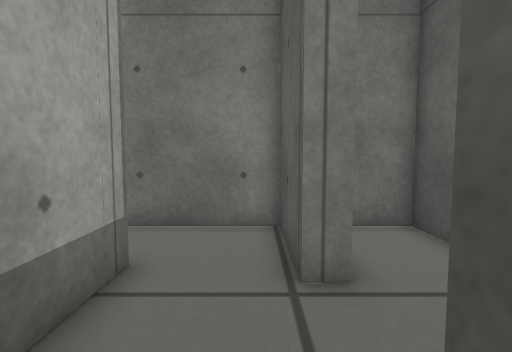
View 1 (above)

20 first-person views from a walk through a Gazebo world. The camera is 0.38 m above the floor, tilts 4° down and sees 85° across. The floor is counted in squares, 0.2 m on a side. Each view is taken from the middle of a square. On the plan, view 1 faces up. The plan holds only what a view shows up to about 16 squares ahead; the rest is blank.

View 2
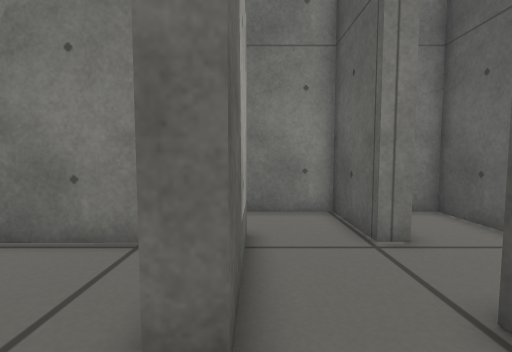

View 3
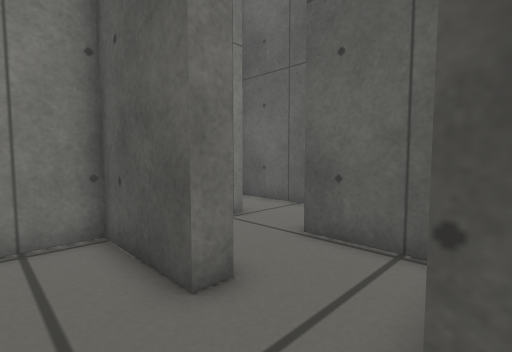

View 4
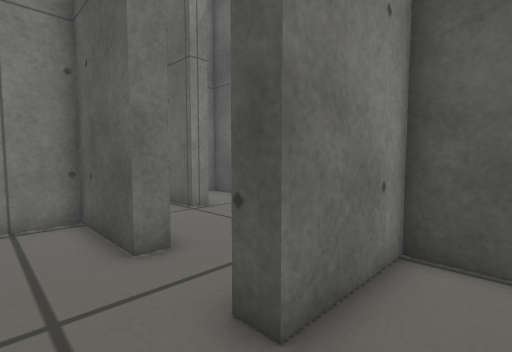

View 5
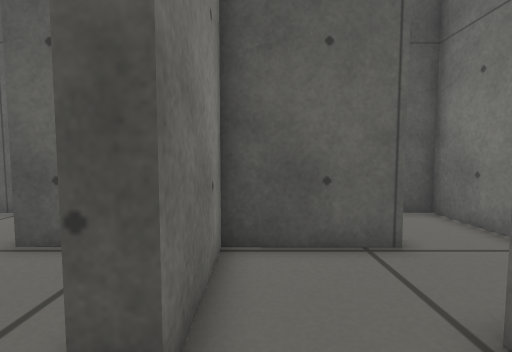

View 6
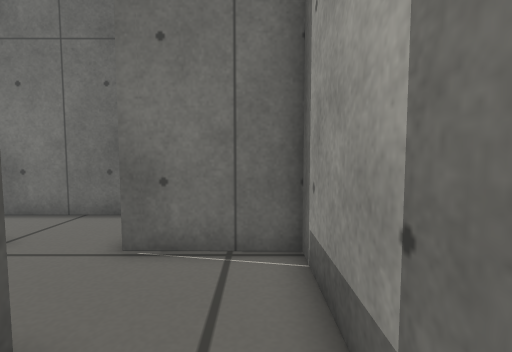

View 7
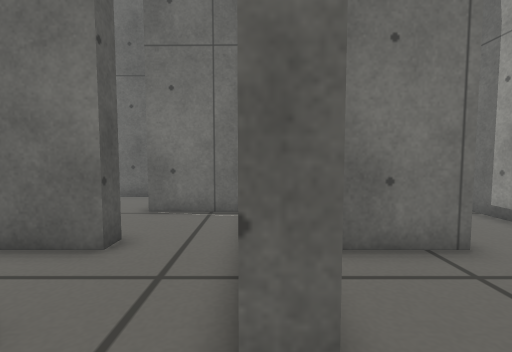

View 8
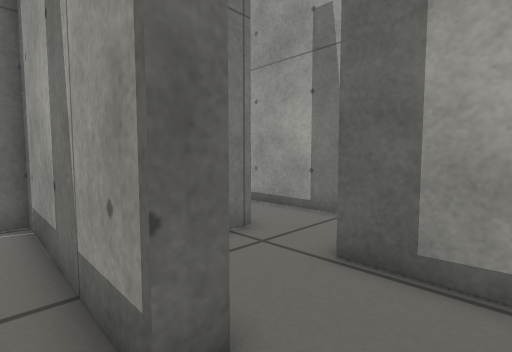

View 9
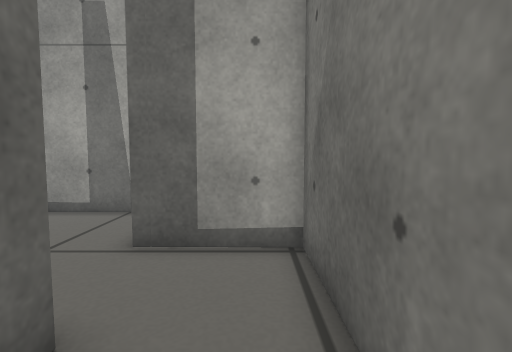

View 10
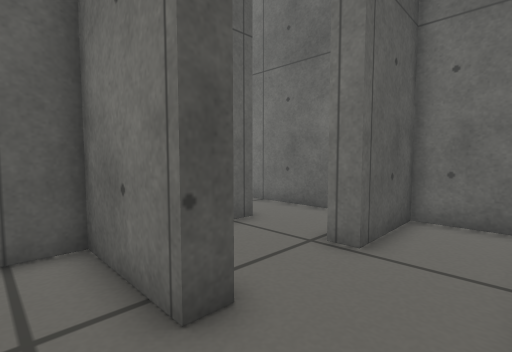

View 11
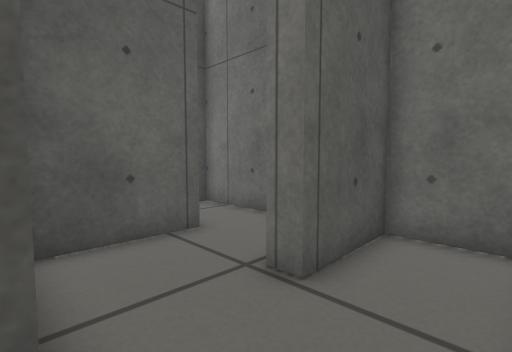

View 12
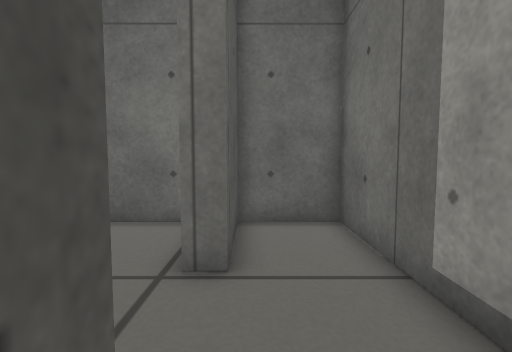

View 13
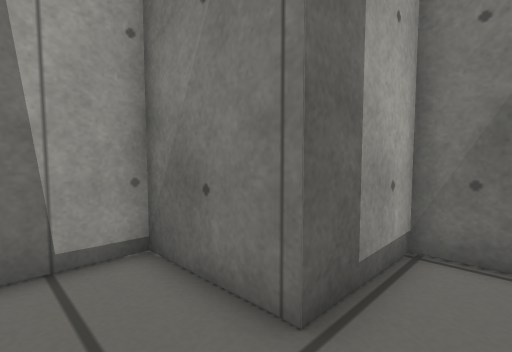

View 14
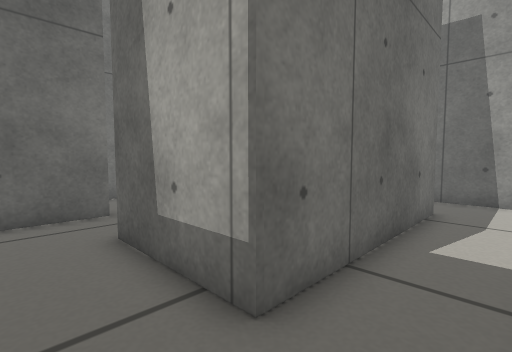

View 15
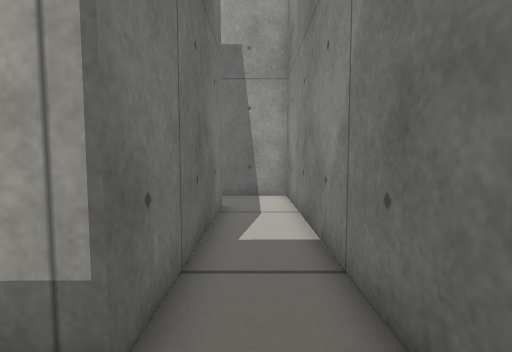

View 16
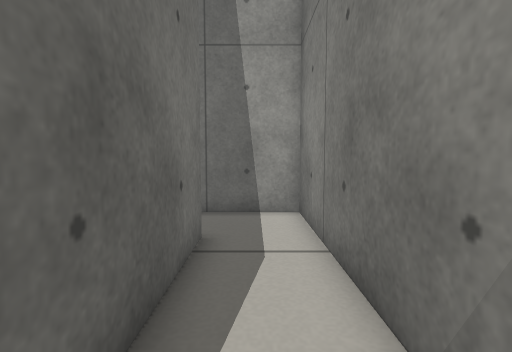

View 17
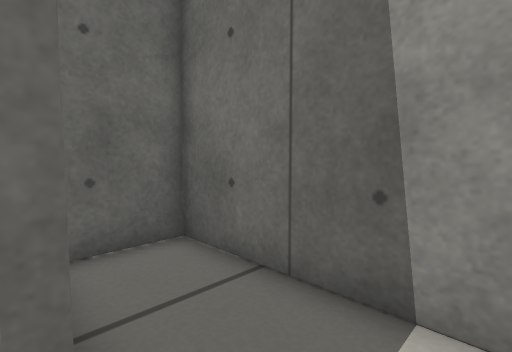

View 18
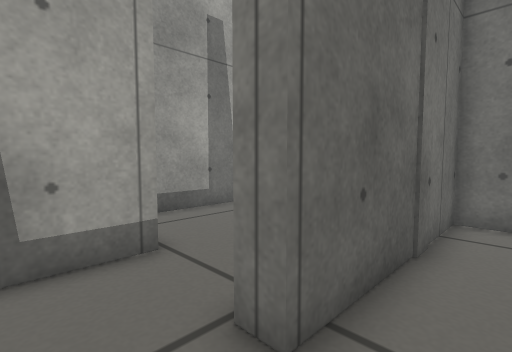

View 19
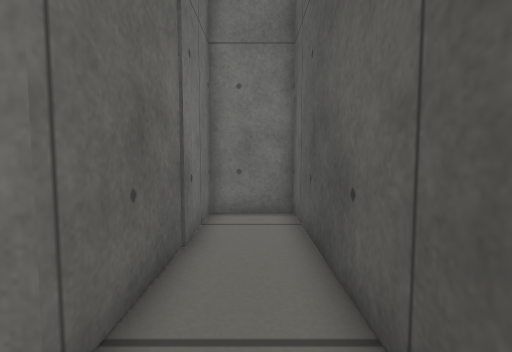

View 20
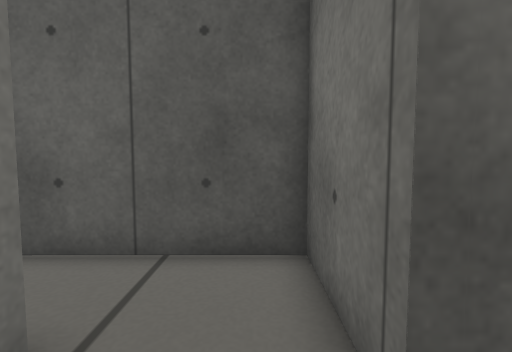

### Floor plan
Ten units are one square. View 1 is at (0, 0); x grows to the right and y downward. Boxes are objects, and circles mark ways between rooms. Rooms are numbered by the first view taken in them; rooms with no view inside come last. Other rooms are left out.
<svg viewBox="-139 -80 187 185">
<path fill="none" stroke="#000" d="M7 17 7 -10M-29 25 -3 25M-22 -3 -29 -3M-29 33 -29 25M-59 -10 -59 34M7 70 7 33 -29 33M-59 34 -59 64 -22 65 -22 75M-67 -10 -59 -10M-56 -40 -97 -40 -97 -3M-29 -3 -29 -40 -56 -40M-97 -3 -134 -3 -134 34M-103 34 -103 25M-103 25 -67 25 -66 12M-105 -47 -22 -48M7 -40 8 -75 -134 -75 -134 -11 -110 -11M6 99 43 99 42 -3 15 -3 14 70 7 70M-22 -48 -22 -3M-134 34 -134 100 -105 100 -105 64 -97 64M15 -41 7 -40M7 -10 42 -10 42 -75 26 -75M-67 72 -67 36M-89 100 -29 99M-22 75 -22 89M-11 99 6 99"/>
<circle cx="-20" cy="10" r="3" fill="#2a7"/>
<circle cx="-5" cy="-10" r="3" fill="#2a7"/>
<circle cx="-40" cy="30" r="3" fill="#2a7"/>
<circle cx="-45" cy="-10" r="3" fill="#2a7"/>
<circle cx="-10" cy="70" r="3" fill="#2a7"/>
<circle cx="-60" cy="-25" r="3" fill="#2a7"/>
<circle cx="-80" cy="-10" r="3" fill="#2a7"/>
<circle cx="-100" cy="10" r="3" fill="#2a7"/>
<circle cx="-120" cy="30" r="3" fill="#2a7"/>
<circle cx="-5" cy="-50" r="3" fill="#2a7"/>
<circle cx="10" cy="85" r="3" fill="#2a7"/>
<circle cx="10" cy="-30" r="3" fill="#2a7"/>
<circle cx="-100" cy="50" r="3" fill="#2a7"/>
<circle cx="-80" cy="70" r="3" fill="#2a7"/>
<text x="-10" y="10">1</text>
<text x="-40" y="10">2</text>
<text x="-20" y="50">3</text>
<text x="-80" y="-20">4</text>
<text x="-50" y="-20">5</text>
<text x="-120" y="10">6</text>
<text x="-80" y="10">7</text>
<text x="-80" y="-60">8</text>
<text x="20" y="50">9</text>
<text x="-10" y="-30">10</text>
<text x="-120" y="60">11</text>
<text x="20" y="-40">12</text>
<text x="-80" y="50">13</text>
<text x="-70" y="80">14</text>
<text x="-10" y="80">15</text>
</svg>
Room 1 opens to room 2. Room 1 opens to room 10. Room 2 opens to room 3. Room 2 opens to room 5. Room 3 opens to room 15. Room 4 opens to room 5. Room 4 opens to room 7. Room 6 opens to room 7. Room 6 opens to room 11. Room 8 opens to room 10. Room 9 opens to room 15. Room 10 opens to room 12. Room 11 opens to room 13. Room 13 opens to room 14.

Where each view was taken, in squares from view 1:
view 1: 0 up, 0 right, facing up
view 2: 2 down, 2 left, facing up
view 3: 3 down, 5 left, facing up-right
view 4: 5 down, 5 left, facing up-right
view 5: 4 down, 5 left, facing right
view 6: 1 down, 5 left, facing down
view 7: 3 up, 6 left, facing down
view 8: 3 up, 5 left, facing down-left
view 9: 3 up, 4 left, facing left
view 10: 1 down, 13 left, facing down-right
view 11: 3 down, 13 left, facing down-right
view 12: 2 down, 11 left, facing down
view 13: 2 down, 8 left, facing up-left
view 14: 7 up, 0 right, facing down-left
view 15: 6 up, 0 right, facing left
view 16: 6 up, 4 left, facing left
view 17: 7 up, 10 left, facing down-left
view 18: 9 down, 3 right, facing up-left
view 19: 9 down, 3 right, facing up
view 20: 2 up, 1 left, facing right
